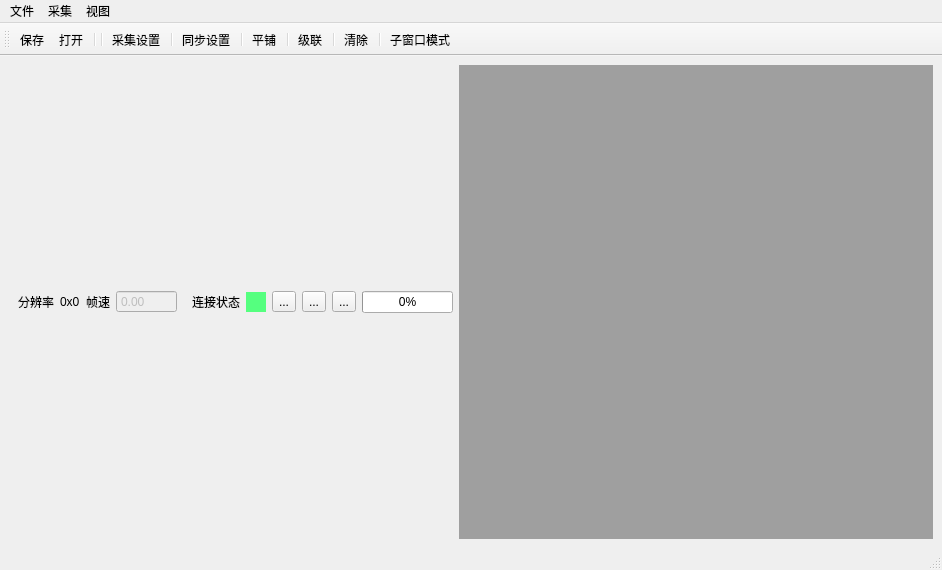
<?xml version="1.0" encoding="UTF-8"?>
<ui version="4.0">
 <class>MainWindow</class>
 <widget class="QMainWindow" name="MainWindow">
  <property name="windowModality">
   <enum>Qt::NonModal</enum>
  </property>
  <property name="geometry">
   <rect>
    <x>0</x>
    <y>0</y>
    <width>942</width>
    <height>570</height>
   </rect>
  </property>
  <property name="font">
   <font>
    <pointsize>9</pointsize>
   </font>
  </property>
  <property name="mouseTracking">
   <bool>false</bool>
  </property>
  <property name="tabletTracking">
   <bool>false</bool>
  </property>
  <property name="acceptDrops">
   <bool>false</bool>
  </property>
  <property name="windowTitle">
   <string>Smart Capture</string>
  </property>
  <property name="windowIcon">
   <iconset resource="source.qrc">
    <normaloff>:/ico/ico_file/ICCD图标zip.png</normaloff>:/ico/ico_file/ICCD图标zip.png</iconset>
  </property>
  <property name="iconSize">
   <size>
    <width>20</width>
    <height>20</height>
   </size>
  </property>
  <property name="toolButtonStyle">
   <enum>Qt::ToolButtonIconOnly</enum>
  </property>
  <widget class="QWidget" name="centralWidget">
   <layout class="QHBoxLayout" name="horizontalLayout">
    <item>
     <widget class="QWidget" name="widget_status" native="true">
      <layout class="QHBoxLayout" name="horizontalLayout_2">
       <item>
        <widget class="QLabel" name="label_resolution_title">
         <property name="text">
          <string>分辨率</string>
         </property>
        </widget>
       </item>
       <item>
        <widget class="QLabel" name="label_resolution_value">
         <property name="text">
          <string>0x0</string>
         </property>
        </widget>
       </item>
       <item>
        <widget class="QLabel" name="label_frame_title">
         <property name="text">
          <string>帧速</string>
         </property>
        </widget>
       </item>
       <item>
        <widget class="QDoubleSpinBox" name="doubleSpinBox_frame_value">
         <property name="enabled">
          <bool>false</bool>
         </property>
         <property name="buttonSymbols">
          <enum>QAbstractSpinBox::NoButtons</enum>
         </property>
         <property name="maximum">
          <double>10000.000000000000000</double>
         </property>
        </widget>
       </item>
      </layout>
     </widget>
    </item>
    <item>
     <widget class="QLabel" name="label_connect_title">
      <property name="text">
       <string>连接状态</string>
      </property>
     </widget>
    </item>
    <item>
     <widget class="QLabel" name="label_connect_value">
      <property name="minimumSize">
       <size>
        <width>20</width>
        <height>20</height>
       </size>
      </property>
      <property name="maximumSize">
       <size>
        <width>20</width>
        <height>20</height>
       </size>
      </property>
      <property name="styleSheet">
       <string notr="true">background-color: rgb(85, 255, 127);</string>
      </property>
      <property name="text">
       <string/>
      </property>
     </widget>
    </item>
    <item>
     <widget class="QToolButton" name="toolButton_realtime">
      <property name="text">
       <string>...</string>
      </property>
      <property name="icon">
       <iconset resource="source.qrc">
        <normaloff>:/ico/ico_file/1163683.png</normaloff>:/ico/ico_file/1163683.png</iconset>
      </property>
      <property name="iconSize">
       <size>
        <width>30</width>
        <height>30</height>
       </size>
      </property>
      <property name="checkable">
       <bool>true</bool>
      </property>
      <property name="autoExclusive">
       <bool>true</bool>
      </property>
     </widget>
    </item>
    <item>
     <widget class="QToolButton" name="toolButton_take_signal">
      <property name="text">
       <string>...</string>
      </property>
      <property name="icon">
       <iconset resource="source.qrc">
        <normaloff>:/ico/ico_file/1157134.png</normaloff>:/ico/ico_file/1157134.png</iconset>
      </property>
      <property name="iconSize">
       <size>
        <width>30</width>
        <height>30</height>
       </size>
      </property>
      <property name="checkable">
       <bool>true</bool>
      </property>
      <property name="autoExclusive">
       <bool>true</bool>
      </property>
     </widget>
    </item>
    <item>
     <widget class="QToolButton" name="toolButton_stop">
      <property name="text">
       <string>...</string>
      </property>
      <property name="icon">
       <iconset resource="source.qrc">
        <normaloff>:/ico/ico_file/1186323.png</normaloff>:/ico/ico_file/1186323.png</iconset>
      </property>
      <property name="iconSize">
       <size>
        <width>30</width>
        <height>30</height>
       </size>
      </property>
      <property name="checkable">
       <bool>true</bool>
      </property>
      <property name="autoExclusive">
       <bool>true</bool>
      </property>
     </widget>
    </item>
    <item>
     <widget class="QProgressBar" name="progressBar">
      <property name="value">
       <number>0</number>
      </property>
     </widget>
    </item>
    <item>
     <widget class="QMdiArea" name="mdiArea">
      <property name="sizePolicy">
       <sizepolicy hsizetype="Expanding" vsizetype="Expanding">
        <horstretch>0</horstretch>
        <verstretch>0</verstretch>
       </sizepolicy>
      </property>
      <property name="verticalScrollBarPolicy">
       <enum>Qt::ScrollBarAsNeeded</enum>
      </property>
      <property name="horizontalScrollBarPolicy">
       <enum>Qt::ScrollBarAsNeeded</enum>
      </property>
      <property name="sizeAdjustPolicy">
       <enum>QAbstractScrollArea::AdjustToContents</enum>
      </property>
      <property name="activationOrder">
       <enum>QMdiArea::StackingOrder</enum>
      </property>
      <property name="viewMode">
       <enum>QMdiArea::TabbedView</enum>
      </property>
      <property name="documentMode">
       <bool>true</bool>
      </property>
      <property name="tabsClosable">
       <bool>true</bool>
      </property>
      <property name="tabsMovable">
       <bool>true</bool>
      </property>
      <property name="tabPosition">
       <enum>QTabWidget::South</enum>
      </property>
     </widget>
    </item>
   </layout>
  </widget>
  <widget class="QMenuBar" name="menuBar">
   <property name="geometry">
    <rect>
     <x>0</x>
     <y>0</y>
     <width>942</width>
     <height>23</height>
    </rect>
   </property>
   <widget class="QMenu" name="menu">
    <property name="contextMenuPolicy">
     <enum>Qt::DefaultContextMenu</enum>
    </property>
    <property name="tearOffEnabled">
     <bool>false</bool>
    </property>
    <property name="title">
     <string>文件</string>
    </property>
    <property name="separatorsCollapsible">
     <bool>false</bool>
    </property>
    <addaction name="action_save"/>
    <addaction name="action_open"/>
    <addaction name="action_open_sequence_file"/>
    <addaction name="action_save_sequence_file"/>
    <addaction name="action_open_config"/>
    <addaction name="action_save_config"/>
    <addaction name="action_exit"/>
   </widget>
   <widget class="QMenu" name="menu_2">
    <property name="tearOffEnabled">
     <bool>false</bool>
    </property>
    <property name="title">
     <string>采集</string>
    </property>
    <addaction name="action_aquisition_setup"/>
    <addaction name="action_synch"/>
    <addaction name="separator"/>
   </widget>
   <widget class="QMenu" name="menu_3">
    <property name="title">
     <string>视图</string>
    </property>
    <addaction name="action_tiling"/>
    <addaction name="action_cascade"/>
    <addaction name="action_clear"/>
    <addaction name="action_subwindow"/>
   </widget>
   <addaction name="menu"/>
   <addaction name="menu_2"/>
   <addaction name="menu_3"/>
  </widget>
  <widget class="QStatusBar" name="statusBar"/>
  <widget class="QToolBar" name="toolBar">
   <property name="acceptDrops">
    <bool>false</bool>
   </property>
   <property name="windowTitle">
    <string>toolBar</string>
   </property>
   <property name="autoFillBackground">
    <bool>false</bool>
   </property>
   <property name="iconSize">
    <size>
     <width>30</width>
     <height>30</height>
    </size>
   </property>
   <property name="toolButtonStyle">
    <enum>Qt::ToolButtonIconOnly</enum>
   </property>
   <attribute name="toolBarArea">
    <enum>TopToolBarArea</enum>
   </attribute>
   <attribute name="toolBarBreak">
    <bool>false</bool>
   </attribute>
   <addaction name="action_save"/>
   <addaction name="action_open"/>
   <addaction name="separator"/>
   <addaction name="separator"/>
   <addaction name="action_aquisition_setup"/>
   <addaction name="separator"/>
   <addaction name="action_synch"/>
   <addaction name="separator"/>
   <addaction name="action_tiling"/>
   <addaction name="separator"/>
   <addaction name="action_cascade"/>
   <addaction name="separator"/>
   <addaction name="action_clear"/>
   <addaction name="separator"/>
   <addaction name="action_subwindow"/>
  </widget>
  <action name="action_aquisition_setup">
   <property name="icon">
    <iconset resource="source.qrc">
     <normaloff>:/ico/ico_file/1117367.png</normaloff>
     <normalon>:/ico/C:/Users/30294/Desktop/ico/ico_file/1117367.png</normalon>:/ico/ico_file/1117367.png</iconset>
   </property>
   <property name="text">
    <string>采集设置</string>
   </property>
   <property name="shortcut">
    <string>F1</string>
   </property>
   <property name="autoRepeat">
    <bool>false</bool>
   </property>
  </action>
  <action name="action_save">
   <property name="checkable">
    <bool>false</bool>
   </property>
   <property name="icon">
    <iconset resource="source.qrc">
     <normaloff>:/ico/ico_file/1187725.png</normaloff>:/ico/ico_file/1187725.png</iconset>
   </property>
   <property name="text">
    <string>保存</string>
   </property>
   <property name="shortcut">
    <string>Ctrl+S</string>
   </property>
   <property name="autoRepeat">
    <bool>false</bool>
   </property>
  </action>
  <action name="action_open">
   <property name="checkable">
    <bool>false</bool>
   </property>
   <property name="icon">
    <iconset resource="source.qrc">
     <normaloff>:/ico/ico_file/1148238.png</normaloff>:/ico/ico_file/1148238.png</iconset>
   </property>
   <property name="text">
    <string>打开</string>
   </property>
   <property name="autoRepeat">
    <bool>false</bool>
   </property>
  </action>
  <action name="action_exit">
   <property name="icon">
    <iconset resource="source.qrc">
     <normaloff>:/ico/ico_file/exit.png</normaloff>:/ico/ico_file/exit.png</iconset>
   </property>
   <property name="text">
    <string>退出</string>
   </property>
   <property name="autoRepeat">
    <bool>false</bool>
   </property>
  </action>
  <action name="action_synch">
   <property name="icon">
    <iconset resource="source.qrc">
     <normaloff>:/ico/ico_file/yunxingshi.png</normaloff>:/ico/ico_file/yunxingshi.png</iconset>
   </property>
   <property name="text">
    <string>同步设置</string>
   </property>
   <property name="autoRepeat">
    <bool>false</bool>
   </property>
  </action>
  <action name="action_tiling">
   <property name="icon">
    <iconset resource="source.qrc">
     <normaloff>:/ico/ico_file/1075159.png</normaloff>:/ico/ico_file/1075159.png</iconset>
   </property>
   <property name="text">
    <string>平铺</string>
   </property>
  </action>
  <action name="action_cascade">
   <property name="icon">
    <iconset resource="source.qrc">
     <normaloff>:/ico/ico_file/526693.png</normaloff>:/ico/ico_file/526693.png</iconset>
   </property>
   <property name="text">
    <string>级联</string>
   </property>
  </action>
  <action name="action_clear">
   <property name="icon">
    <iconset resource="source.qrc">
     <normaloff>:/ico/ico_file/1201008.png</normaloff>:/ico/ico_file/1201008.png</iconset>
   </property>
   <property name="text">
    <string>清除</string>
   </property>
  </action>
  <action name="action_subwindow">
   <property name="checkable">
    <bool>true</bool>
   </property>
   <property name="icon">
    <iconset resource="source.qrc">
     <normaloff>:/ico/ico_file/1131551.png</normaloff>:/ico/ico_file/1131551.png</iconset>
   </property>
   <property name="text">
    <string>子窗口模式</string>
   </property>
  </action>
  <action name="action_open_sequence_file">
   <property name="icon">
    <iconset resource="source.qrc">
     <normaloff>:/ico/ico_file/1072492.png</normaloff>:/ico/ico_file/1072492.png</iconset>
   </property>
   <property name="text">
    <string>打开序列</string>
   </property>
  </action>
  <action name="action_save_sequence_file">
   <property name="icon">
    <iconset resource="source.qrc">
     <normaloff>:/ico/ico_file/1072697.png</normaloff>:/ico/ico_file/1072697.png</iconset>
   </property>
   <property name="text">
    <string>保存序列</string>
   </property>
  </action>
  <action name="action_save_config">
   <property name="icon">
    <iconset resource="source.qrc">
     <normaloff>:/ico/ico_file/1143888.png</normaloff>:/ico/ico_file/1143888.png</iconset>
   </property>
   <property name="text">
    <string>保存配置</string>
   </property>
  </action>
  <action name="action_open_config">
   <property name="icon">
    <iconset resource="source.qrc">
     <normaloff>:/ico/ico_file/1140575.png</normaloff>:/ico/ico_file/1140575.png</iconset>
   </property>
   <property name="text">
    <string>加载配置</string>
   </property>
   <property name="toolTip">
    <string>打开配置</string>
   </property>
  </action>
 </widget>
 <tabstops>
  <tabstop>toolButton_realtime</tabstop>
  <tabstop>toolButton_take_signal</tabstop>
  <tabstop>toolButton_stop</tabstop>
  <tabstop>doubleSpinBox_frame_value</tabstop>
 </tabstops>
 <resources>
  <include location="source.qrc"/>
 </resources>
 <connections/>
</ui>
